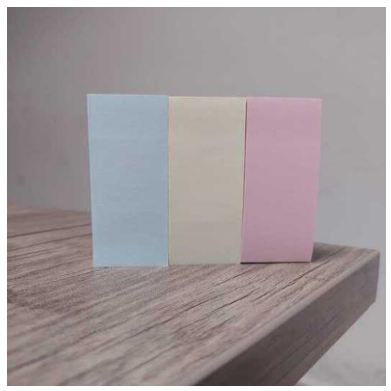
%> input picture codes/state of art methods/paper.PNG, 391 x 391 px
$ octave lorentzrosllermain.m   (GNU Octave 9; MATLAB toolbox functions it lacks are replaced by stand-ins)
%> lines starting %> are read from the running program, lines starting %| are printed output that depends on the picture
### codes/state of art methods/plot_hist.m
function plot_hist(img, titleStr)

    figure('Position',[200 200 1200 400]);   % wide figure for 3 subplots

    chanColors = {'r','g','b'};              % plot colors
    chanNames  = {'Red','Green','Blue'};     % titles

    for i = 1:3
        subplot(1,3,i);

        [counts, bins] = imhist(img(:,:,i));

        h = stem(bins, counts, 'LineWidth', 1.1, 'Color', chanColors{i});
        set(h, 'Marker', 'none');       % <-- removes round circles

        title([titleStr ' - ' chanNames{i}]);
        xlabel('Pixel value');
        ylabel('Count');

        axis tight;
        ylim([0 max(counts)*1.1]);      % avoid cutoff
        grid on;
    end
end

### codes/state of art methods/chi_square_hist.m
function chi2vals = chi_square_hist(img, method_name)
    % img: input RGB image (uint8)
    % method_name: string specifying the encryption method (e.g., 'Lorenz–Rossler')
    % chi2vals: 1x3 array containing chi-square values for R, G, B channels

    if nargin < 2
        method_name = 'Image'; % default name if not provided
    end

    chi2vals = zeros(1,3);  % preallocate

    for ch = 1:3
        channel_data = img(:,:,ch);
        channel_data = channel_data(:);       % flatten
        N = numel(channel_data);              % total number of pixels
        counts = histcounts(channel_data, 0:256); % histogram counts
        E = N / 256;                          % expected count per bin
        chi2vals(ch) = sum((counts - E).^2 / E); % chi-square formula
    end

    % Display results
    fprintf('Chi-Square Values (%s):\n', method_name);
    fprintf('Red Channel   : %.4f\n', chi2vals(1));
    fprintf('Green Channel : %.4f\n', chi2vals(2));
    fprintf('Blue Channel  : %.4f\n', chi2vals(3));
end

### codes/state of art methods/correlation_analysis.m
function correlation_analysis(img, mainTitle)

    % Convert to double
    img = double(img);

    % Extract RGB channels
    R = img(:,:,1);
    G = img(:,:,2);
    B = img(:,:,3);

    figure('Position',[100 100 1400 900]);

    channels = {R, G, B};
    chanNames = {'Red', 'Green', 'Blue'};
    plotIndex = 1;

    % Store correlation values → (3x3 matrix)
    % Rows:   Red, Green, Blue
    % Cols:   Horizontal, Vertical, Diagonal
    results = zeros(3,3);

    for c = 1:3
        channel = channels{c};

        % ---------- HORIZONTAL ----------
        x = channel(:,1:end-1);
        y = channel(:,2:end);
        xh = x(:); yh = y(:);

        subplot(3,3,plotIndex);
        scatter(xh(1:5000), yh(1:5000), 5, chanNames{c}, 'filled');
        title([chanNames{c} ' - Horizontal']);
        xlabel('Pixel(i,j)'), ylabel('Pixel(i,j+1)');
        plotIndex = plotIndex + 1;

        corr_h = corrcoef(xh, yh);
        results(c,1) = corr_h(1,2);


        % ---------- VERTICAL ----------
        x = channel(1:end-1,:);
        y = channel(2:end,:);
        xv = x(:); yv = y(:);

        subplot(3,3,plotIndex);
        scatter(xv(1:5000), yv(1:5000), 5, chanNames{c}, 'filled');
        title([chanNames{c} ' - Vertical']);
        xlabel('Pixel(i,j)'), ylabel('Pixel(i+1,j)');
        plotIndex = plotIndex + 1;

        corr_v = corrcoef(xv, yv);
        results(c,2) = corr_v(1,2);


        % ---------- DIAGONAL ----------
        x = channel(1:end-1,1:end-1);
        y = channel(2:end,2:end);
        xd = x(:); yd = y(:);

        subplot(3,3,plotIndex);
        scatter(xd(1:5000), yd(1:5000), 5, chanNames{c}, 'filled');
        title([chanNames{c} ' - Diagonal']);
        xlabel('Pixel(i,j)'), ylabel('Pixel(i+1,j+1)');
        plotIndex = plotIndex + 1;

        corr_d = corrcoef(xd, yd);
        results(c,3) = corr_d(1,2);
    end

    % Main figure title
    sgtitle(mainTitle, 'FontSize', 16, 'FontWeight', 'bold');

    % ==================== PRINT SUMMARY =====================
    fprintf('\n================= Correlation Summary: %s =================\n', mainTitle);
    fprintf('              Horizontal     Vertical       Diagonal\n');
    fprintf('---------------------------------------------------------------\n');

    fprintf('Red     :     %0.4f        %0.4f         %0.4f\n', ...
            results(1,1), results(1,2), results(1,3));

    fprintf('Green   :     %0.4f        %0.4f         %0.4f\n', ...
            results(2,1), results(2,2), results(2,3));

    fprintf('Blue    :     %0.4f        %0.4f         %0.4f\n', ...
            results(3,1), results(3,2), results(3,3));

    fprintf('===============================================================\n\n');

end

### codes/state of art methods/lorentzrosllermain.m
%% Chaotic Maps Image Encryption
clc; clear; close all;
%% Read the image
img = imread('C:\Users\rimsha malik\Desktop\PhD NUST\computer vision\assignment 2\project\codes\state of art methods\paper.PNG');
%> img is the input picture: size 391x391x3 uint8; mean R, G, B 160.6, 152, 153.9
img = uint8(img);

[R, C, ~] = size(img);
%> R = 391; C = 391
N = R*C;
%> N = 152881

%% Lorenz–Rossler parameters
delta = 20;
r = 20;
a = 9;
beta = 8.5;
b = 0;
c = 8;

% initial conditions
x0 = 0.001;  y0 = 0.001;  z0 = 0.1;

%% === 1. Generate chaotic sequences ===
[X, Y, Z] = lorenz_rossler_system(delta, r, a, beta, b, c, [x0; y0; z0], N);

%% === 2. Normalize chaotic sequences ===
Xn = uint8(mod(abs(X)*1e14, 256));
Yn = uint8(mod(abs(Y)*1e14, 256));
Zn = uint8(mod(abs(Z)*1e14, 256));

%% === 3. Split image ===
Rch = img(:,:,1);
Gch = img(:,:,2);
Bch = img(:,:,3);

Rvec = Rch(:);
Gvec = Gch(:);
Bvec = Bch(:);

%% === 4. Sort sequences and obtain confusion index ===
[~, idxX] = sort(Xn);
[~, idxY] = sort(Yn);
[~, idxZ] = sort(Zn);

%% === 5. Confusion (rearranging pixels) ===
shfR = Rvec(idxX);
shfG = Gvec(idxY);
shfB = Bvec(idxZ);

%% === 6. Diffusion (XOR) ===
encR = bitxor(shfR, Xn);
encG = bitxor(shfG, Yn);
encB = bitxor(shfB, Zn);

%% === 7. Merge encrypted channels ===
enc_img = zeros(R,C,3,'uint8');
enc_img(:,:,1) = reshape(encR, [R,C]);
enc_img(:,:,2) = reshape(encG, [R,C]);
enc_img(:,:,3) = reshape(encB, [R,C]);
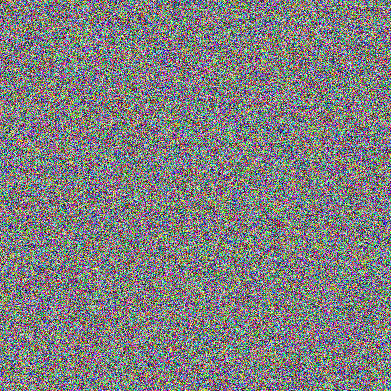
%> enc_img: size 391x391x3 uint8; mean R, G, B 127.4, 127.1, 127.6

%% Display
figure;
subplot(1,2,1), imshow(img), title('Original');
subplot(1,2,2), imshow(enc_img), title('Encrypted (Lorenz–Rossler)');

%% %% Histogram Analysis for Lorentz Rossler Map Encryption
fprintf('=== Lorentz Rossler Map Encryption Histogram Analysis ===\n');
% Histogram Analysis
plot_hist(img, 'Original Image');
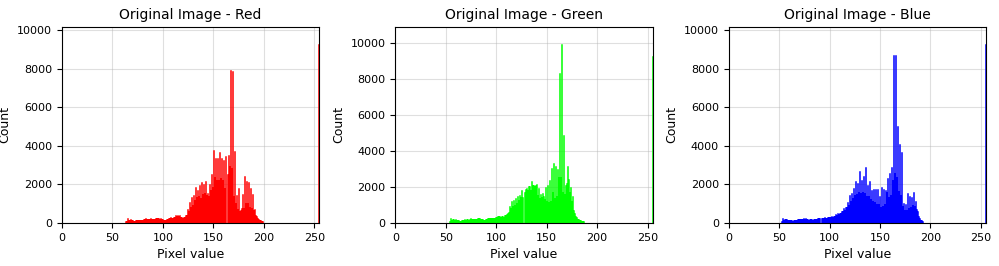
%> figure redrawn from the program's plot data, 3 panels; panel 1: highest point at x = 255, y = 9240; panel 2: highest point at x = 165, y = 9925
plot_hist(enc_img, 'Encrypted Image  (Lorenz–Rossler)');
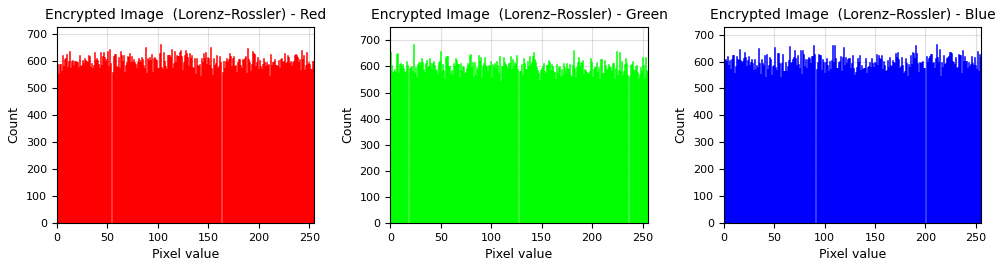
%> figure redrawn from the program's plot data, 3 panels; panel 1: highest point at x = 103, y = 660; panel 2: highest point at x = 23, y = 683; panel 3: highest point at x = 211, y = 662
chi_Image   = chi_square_hist(img, 'Original Image');
%> after the loop in chi_square_hist, `for ch = 1:3`: chi2vals = [629925.9 660452.6 616476.2]
%| Red Channel   : 629925.9294
%| Green Channel : 660452.6480
%| Blue Channel  : 616476.2014
%> chi_Image = [629925.9 660452.6 616476.2]
chi_LR    = chi_square_hist(enc_img,'Lorenz–Rossler' );
%> the loop in chi_square_hist (call 2), `for ch = 1:3` made 3 passes
%> pass 1, in chi_square_hist (call 2), `channel_data = img(:,:,ch);`:
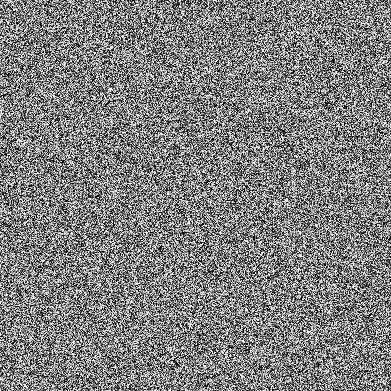
%> channel_data: size 391x391 uint8; min 0, max 255, mean 127.4
%> pass 3, in chi_square_hist (call 2), `channel_data = img(:,:,ch);`:
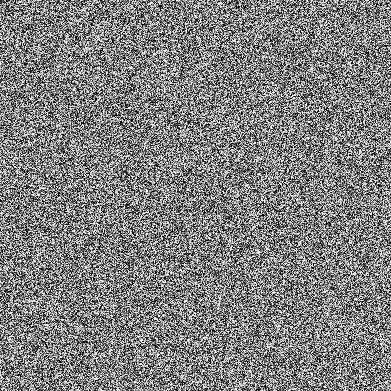
%> channel_data: size 391x391 uint8; min 0, max 255, mean 127.6
%> after the loop in chi_square_hist (call 2), `for ch = 1:3`: chi2vals = [215 256.1 266.2]
%| Red Channel   : 215.0393
%| Green Channel : 256.0580
%| Blue Channel  : 266.2122
%> chi_LR = [215 256.1 266.2]

%% === DECRYPTION ===
% Input: enc_img (encrypted image)
% Output: dec_img (decrypted image)

[R, C, ~] = size(enc_img);
N = R * C;

%% 1. Regenerate chaotic sequences (must be identical)
[X, Y, Z] = lorenz_rossler_system(delta, r, a, beta, b, c, [x0; y0; z0], N);

%% 2. Normalize sequences (same as encryption)
Xn = uint8(mod(abs(X)*1e14, 256));
Yn = uint8(mod(abs(Y)*1e14, 256));
Zn = uint8(mod(abs(Z)*1e14, 256));

%% 3. Split encrypted image into channels
encR = enc_img(:,:,1); encG = enc_img(:,:,2); encB = enc_img(:,:,3);

encRvec = encR(:); encGvec = encG(:); encBvec = encB(:);

%% 4. Undo diffusion (XOR again with same sequences)
shfR = bitxor(encRvec, Xn);   % reverses encR = bitxor(shfR, Xn)
shfG = bitxor(encGvec, Yn);
shfB = bitxor(encBvec, Zn);

%% 5. Undo confusion (reorder pixels back to original)
[~, idxX] = sort(Xn);   % same index used in encryption
[~, idxY] = sort(Yn);
[~, idxZ] = sort(Zn);

invR = zeros(N,1,'uint8');  invG = zeros(N,1,'uint8');  invB = zeros(N,1,'uint8');

invR(idxX) = shfR;   % place pixels back using the index
invG(idxY) = shfG;
invB(idxZ) = shfB;

%% 6. Merge channels to reconstruct original image
dec_img = zeros(R,C,3,'uint8');
dec_img(:,:,1) = reshape(invR, [R,C]);
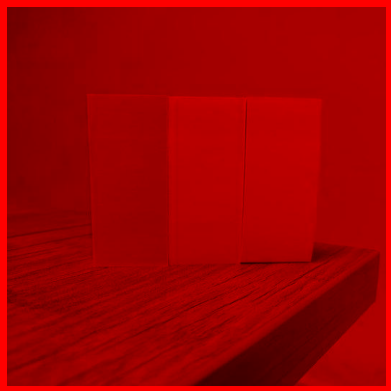
%> dec_img: size 391x391x3 uint8; mean R, G, B 160.6, 0, 0
dec_img(:,:,2) = reshape(invG, [R,C]);
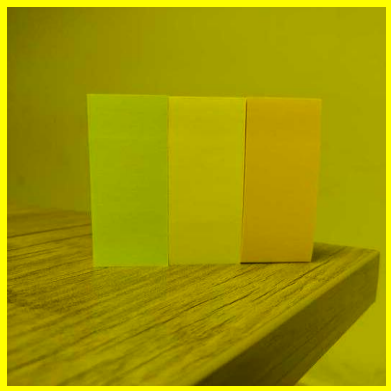
%> dec_img: size 391x391x3 uint8; mean R, G, B 160.6, 152, 0
dec_img(:,:,3) = reshape(invB, [R,C]);

%% 7. Display
figure;
subplot(1,3,1), imshow(enc_img), title('Encrypted Image');
subplot(1,3,2), imshow(dec_img), title('Decrypted Image');
subplot(1,3,3), imshow(img), title('Original Image');

% Optional check
if isequal(uint8(img), dec_img)
    disp('Decryption successful: original image recovered.');
else
    disp('Decryption failed: mismatch detected.');
end


%% Correlation Analysis:
correlation_analysis(img, 'Original Image Correlation');
%> in correlation_analysis, `channels = {R, G, B};`: channels = 3 items
%> the loop in correlation_analysis, `for c = 1:3` made 3 passes
%> (corr_h, corr_v, corr_d) on passes 1 to 2: ([1 0.966; 0.966 1], [1 0.957; 0.957 1], [1 0.919; 0.919 1]), ([1 0.967; 0.967 1], [1 0.959; 0.959 1], [1 0.922; 0.922 1])
%> the run ends on the next line
